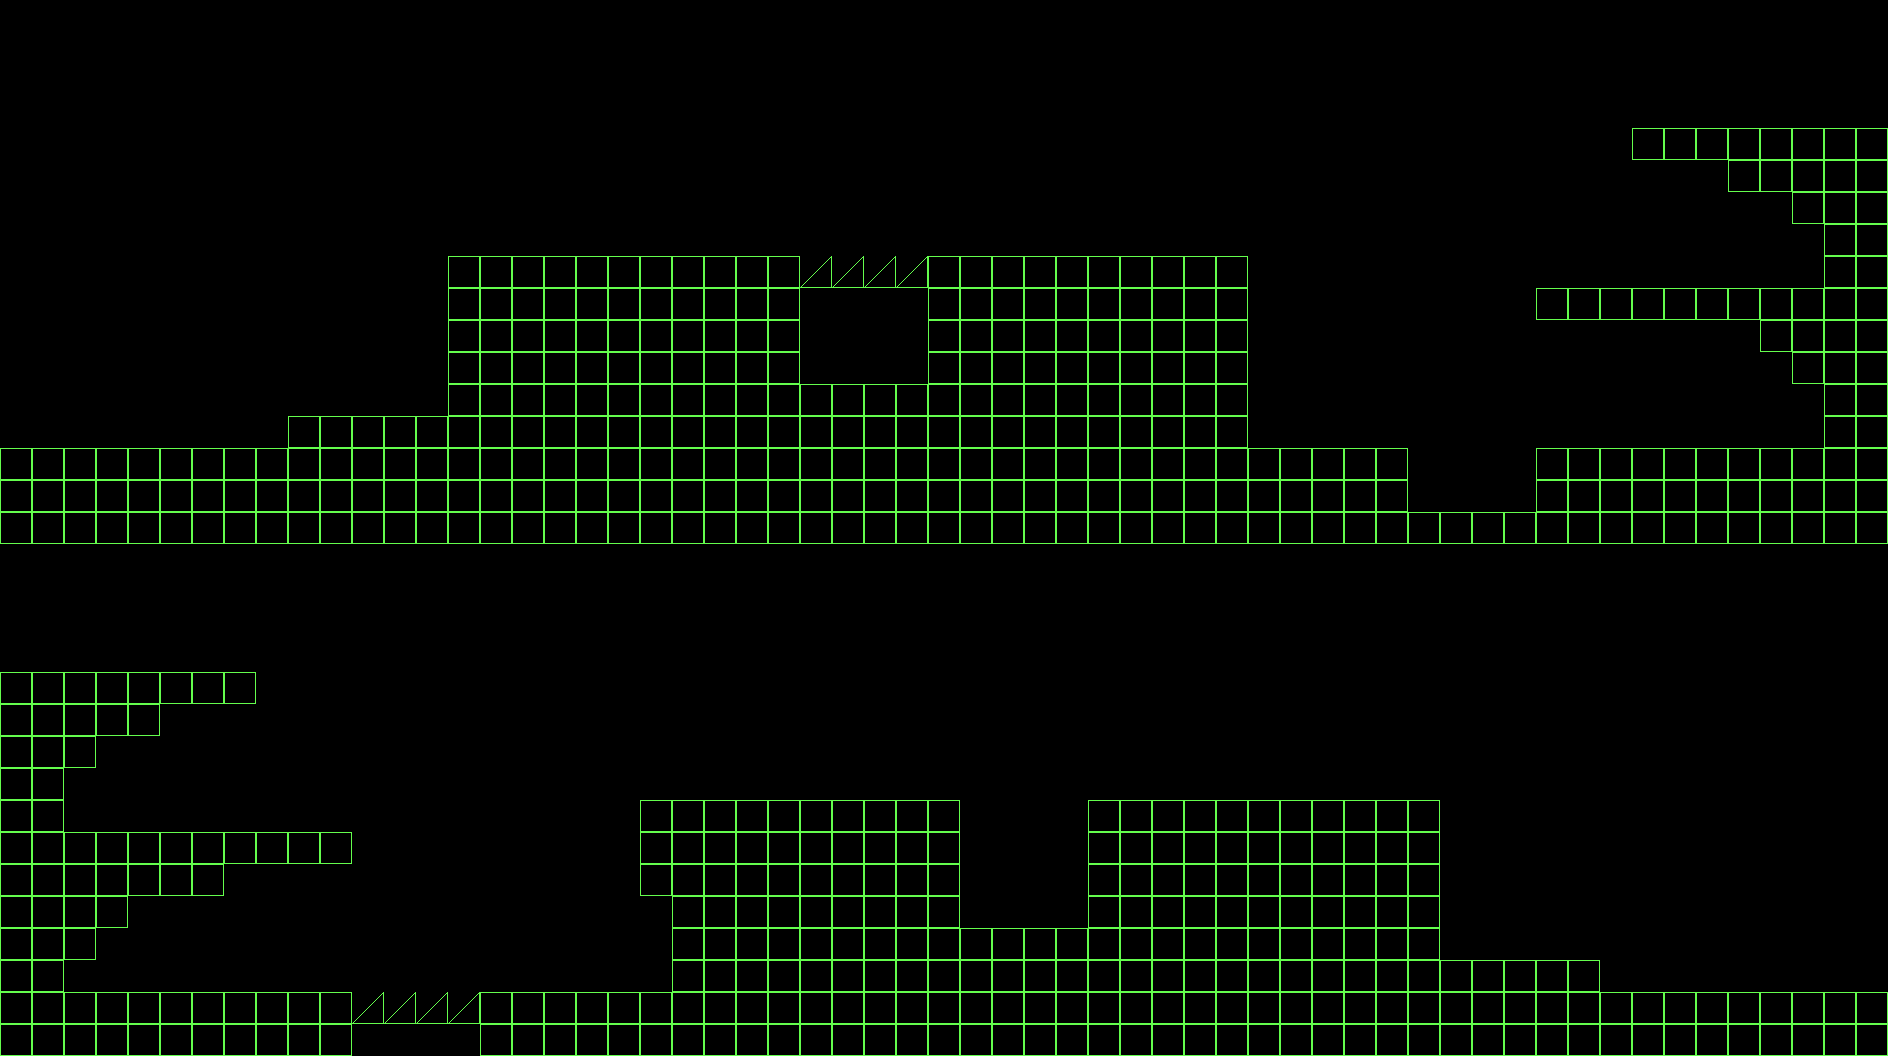

Rendered tile map (Tiled .tmx) drawn with the repository's tilesets; below, a short description and the map source with its tile grids summarised:
An orthogonal 59x33 tile map with 32x32 px tiles, 2 tile layers (Hidden, Calque 1) and 15 objects (4x torch, 2x NormalDoor, 2x SpectralDoor, 2x chest, 2x ladder, ...).

<map version="1.0" orientation="orthogonal" renderorder="right-down" width="59" height="33" tilewidth="32" tileheight="32">
 <properties>
  <property name="center" value="16" />
  <property name="centerH" value="true" />
 </properties>
 <tileset firstgid="1" source="tileset.tsx" />
 <layer name="Hidden" width="59" height="33">
  <data>[1947 cells, 8 non-empty, 1 distinct tile ids]</data>
 </layer>
 <objectgroup name="Calque d'objets 1">
  <object name="spawn" type="spawn" x="64" y="384" width="32" height="48" />
  <object name="DoorT2" type="NormalDoor" x="512" y="928" width="64" height="64">
   <properties>
    <property name="id" value="1" />
   </properties>
  </object>
  <object name="DoorT1" type="NormalDoor" x="800" y="736" width="64" height="64">
   <properties>
    <property name="id" value="1" />
   </properties>
  </object>
  <object name="DoorT4" type="SpectralDoor" x="1664" y="384" width="64" height="64">
   <properties>
    <property name="id" value="3" />
   </properties>
  </object>
  <object name="door" type="SpectralDoor" x="1664" y="224" width="64" height="64">
   <properties>
    <property name="id" value="3" />
   </properties>
  </object>
  <object name="SpectralKey" type="SpectralKey" x="1024" y="736" width="32" height="32" />
  <object name="chest" type="chest" x="1600" y="416" width="64" height="32" />
  <object name="chest" type="chest" x="320" y="384" width="64" height="32" />
  <object name="torch" type="torch" x="736" y="768" width="32" height="42">
   <properties>
    <property name="link" value="DoorT1" />
    <property name="on" value="false" />
   </properties>
  </object>
  <object name="torch" type="torch" x="1568" y="256" width="32" height="42">
   <properties>
    <property name="link" value="LadderT3" />
    <property name="on" value="true" />
   </properties>
  </object>
  <object name="torch" type="torch" x="1728" y="416" width="32" height="42">
   <properties>
    <property name="link" value="DoorT4" />
    <property name="on" value="false" />
   </properties>
  </object>
  <object name="LadderT3" type="ladder" x="1600" y="128" width="32" height="160">
   <properties>
    <property name="scale" value="true" />
   </properties>
  </object>
  <object name="torch" type="torch" x="1472" y="928" width="32" height="42">
   <properties>
    <property name="link" value="LadderT1" />
    <property name="on" value="true" />
   </properties>
  </object>
  <object name="LadderT1" type="ladder" x="1440" y="800" width="32" height="160">
   <properties>
    <property name="scale" value="true" />
   </properties>
  </object>
  <object name="lockedDoor" type="LockedDoorSpectral" x="1536" y="320" width="64" height="128" />
 </objectgroup>
 <layer name="Calque 1" width="59" height="33">
  <data>[1947 cells, 643 non-empty, 1 distinct tile ids]</data>
 </layer>
</map>